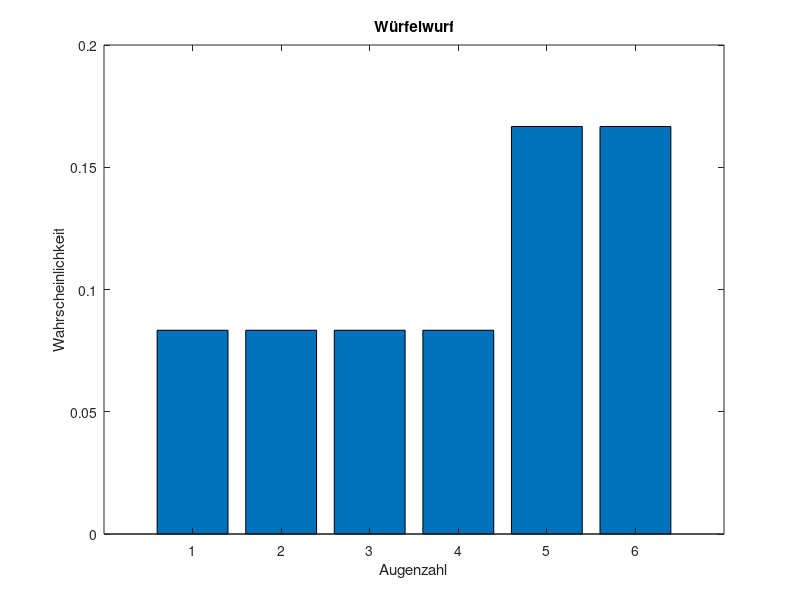

Recreate this plot in MATLAB. (Note: this script raises an error after producing the figure.)
% 1
W = [1/12, 1/12, 1/12, 1/12, 1/6, 1/6];
bar(W);
ylabel('Wahrscheinlichkeit');
xlabel('Augenzahl');
title('Würfelwurf');

% 2
disp('Summe aller Wahrscheinlichkeiten: ');
disp(sum(W));

% 3
if (sum(W) ~= 1)
    disp('Es handelt sich nicht um eine Wahrscheinlichkeitsverteilung. Anpassungen werden vorgenommen.');
    W(1, 6) = W(1, 6) + (1 - sum(W));
    disp(W);
else
    disp('Es handelt sich um eine Wahrscheinlichkeitsverteilung.');
end

% 4
n = 10;
a = 0;
for i = 1 : n
    zahl = wuerfelexperiment(W);
    a = a + zahl;
    disp(zahl);
end

% 5
r = a / n;
disp('Relative Häufgkeit: ');
disp(r);

